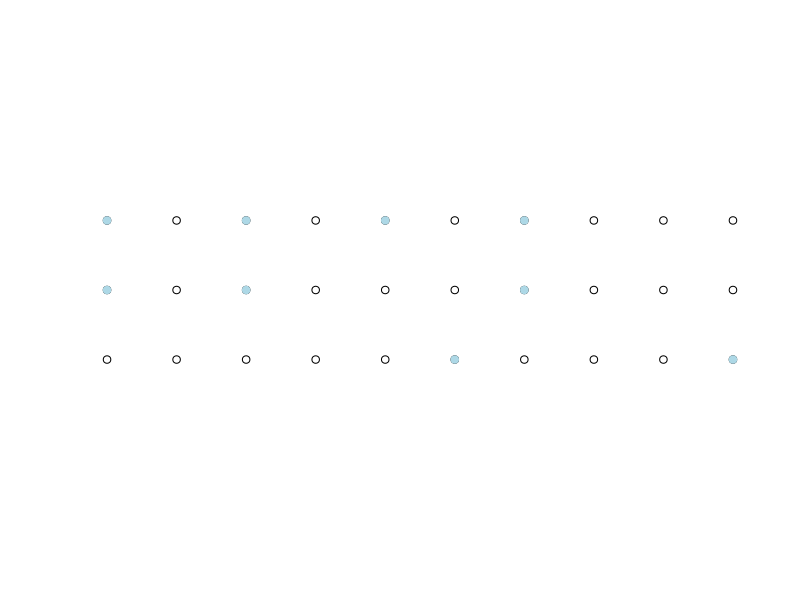

The R source for this figure: (Note: this script raises an error after producing the figure.)
## ---- chunk 1

# start with a 10 x 3 grid of points
norain <- cbind(rep(1:10,3), rep(1:3, each=10))  
# choose (sample) nine at random, using the sample() function in R
rainworlds <- norain[sample(1:nrow(norain), 9),]  
# plot the points
plot(norain, xlab="", ylab="", ylim = c(1,3), axes = FALSE, asp = 1) 
# color in the nine
points(rainworlds, pch=19, col="lightblue") 
## ---- chunk 2
include_graphics("images/YYHLTLScreenshot1.png")
## ---- chunk 3
bins <- c("0 to 9", "10 to 19", "20 to 29", "30 to 39", "40 to 49", "50 or more")
counts <- c(1,1,3,3,13,72)
kable(data.frame(bin=bins, counts=counts), booktabs=TRUE) %>%  kable_styling(bootstrap_options = "striped", full_width = F)%>%
  kable_styling(latex_options = c("hold_position"))


